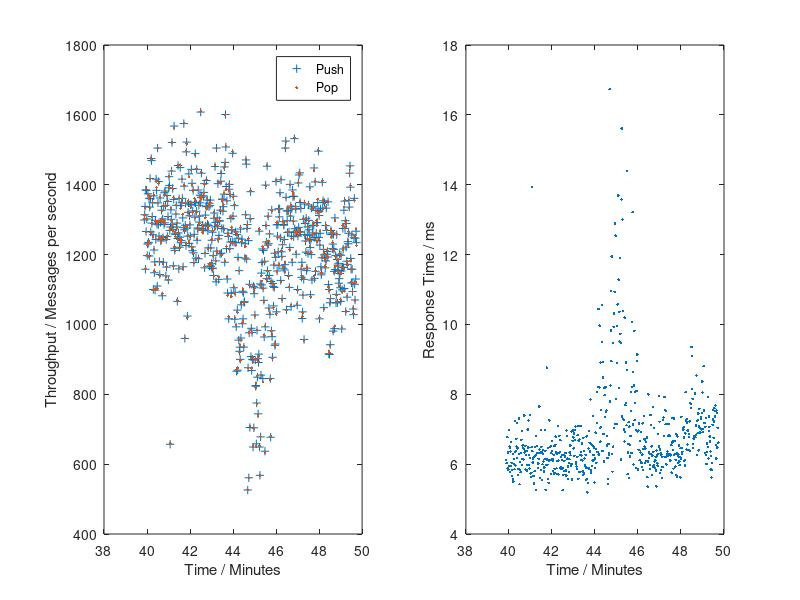

The MATLAB source for this figure:
data = csvread('test_log_20.txt');
time = data(:,1)./1000./60;
write = data(:,2);
reads = data(:,3);
total = write + reads;

ops = data(:,4);
io = data(:,5)./ops;
crw = data(:,6)./ops;
db = data(:,7)./ops;

responseTime = io./1000000;

prctlWrite = quantile(write,[0.05 0.95]);
prctlRead = quantile(reads,[0.05 0.95]);
prctlRT = quantile(responseTime,[0.05 0.95]);


fprintf('----------------------\n')
fprintf('Mean write : %4.2f (%3.2f , %4.2f) [%3.2f]\n',mean(write),...
    prctlWrite-mean(write), sum(prctlWrite)/2);

fprintf('Mean read : %4.2f (%3.2f , %3.2f) [%3.2f]\n',mean(reads),...
    prctlRead-mean(reads), sum(prctlRead)/2);

fprintf('Mean response time : %4.2f (%3.2f , %3.2f) [%3.2f]\n',mean(responseTime),...
    prctlRT-mean(responseTime), sum(prctlRT)/2);

fprintf('Breakdown Response Time : %4.2f %4.2f %4.2f \n',...
    mean(io-crw)./1000000, mean(crw-db)./1000000,mean(db)./1000000);


subplot(1,2,1);
hold off
plot(time,write,'+')
hold all
plot(time, reads,'.')
xlabel 'Time / Minutes'
ylabel 'Throughput / Messages per second'
legend 'Push' 'Pop'
hold off
subplot(1,2,2);
plot(time,responseTime,'.')
xlabel 'Time / Minutes'
ylabel 'Response Time / ms'